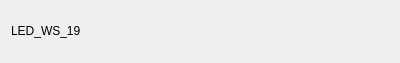
<?xml version="1.0" encoding="UTF-8"?>
<ui version="4.0">
 <class>Form</class>
 <widget class="QWidget" name="Form">
  <property name="geometry">
   <rect>
    <x>0</x>
    <y>0</y>
    <width>400</width>
    <height>61</height>
   </rect>
  </property>
  <property name="windowTitle">
   <string>Form</string>
  </property>
  <layout class="QVBoxLayout" name="verticalLayout">
   <item>
    <layout class="QHBoxLayout" name="horizontalLayout_7">
     <item>
      <widget class="QLabel" name="label_8">
       <property name="maximumSize">
        <size>
         <width>16777215</width>
         <height>20</height>
        </size>
       </property>
       <property name="text">
        <string>LED_WS_19</string>
       </property>
      </widget>
     </item>
     <item>
      <widget class="QEBitStatus" name="qebitstatus_5">
       <property name="minimumSize">
        <size>
         <width>61</width>
         <height>41</height>
        </size>
       </property>
       <property name="maximumSize">
        <size>
         <width>61</width>
         <height>41</height>
        </size>
       </property>
       <property name="numberOfBits">
        <number>1</number>
       </property>
       <property name="shape">
        <enum>QBitStatus::Circle</enum>
       </property>
       <property name="offColour">
        <color>
         <red>0</red>
         <green>76</green>
         <blue>0</blue>
        </color>
       </property>
       <property name="variable" stdset="0">
        <string>VCS:LED-WS-$(area-no)</string>
       </property>
      </widget>
     </item>
    </layout>
   </item>
  </layout>
 </widget>
 <customwidgets>
  <customwidget>
   <class>QEBitStatus</class>
   <extends>QBitStatus</extends>
   <header>QEBitStatus.h</header>
  </customwidget>
  <customwidget>
   <class>QBitStatus</class>
   <extends>QWidget</extends>
   <header>QBitStatus.h</header>
  </customwidget>
 </customwidgets>
 <resources/>
 <connections/>
</ui>
